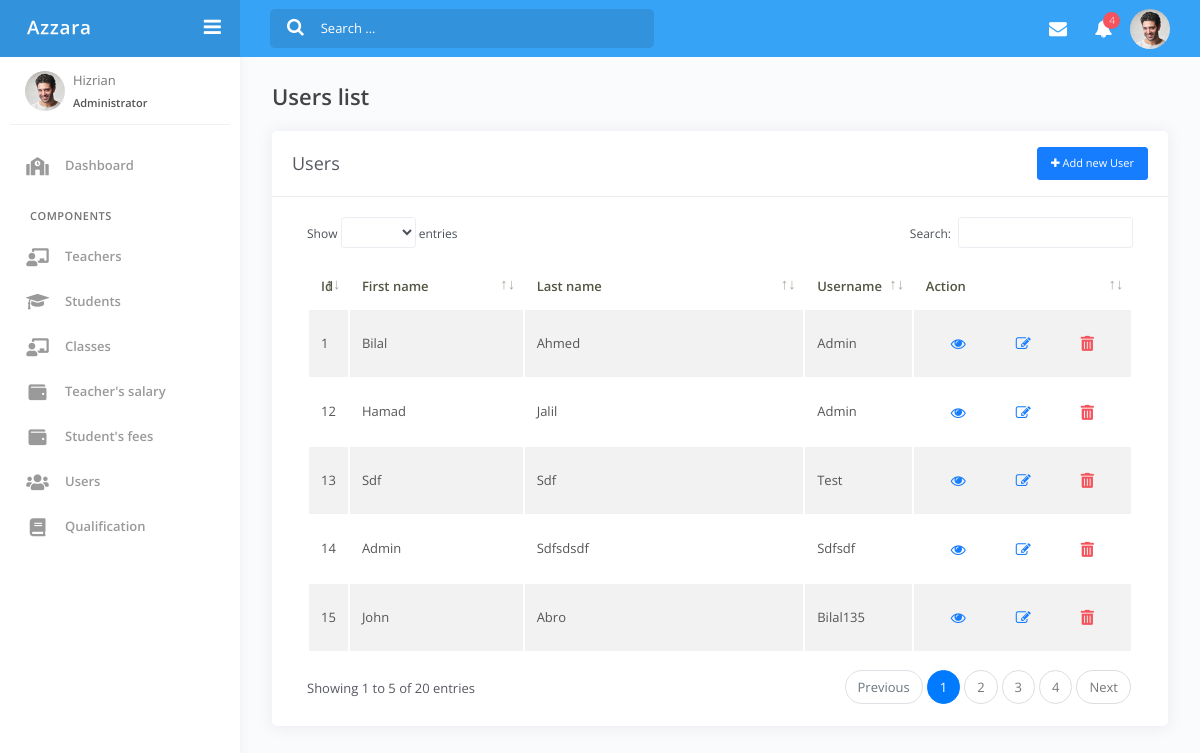
The page /users.php on the database its author committed.
### tables this page shows
CREATE TABLE `users` (
  `id` int(11) NOT NULL,
  `fname` varchar(255) NOT NULL,
  `lname` varchar(255) NOT NULL,
  `username` varchar(255) NOT NULL,
  `password` varchar(255) NOT NULL
);

### dbwork.php (called while the page is built, shortened)
<?php
  class Mydb{
    private $db_host = "localhost";
    private $db_user = "root";
    private $db_pass = "";
    private $db_name = "school_ms";
    public $conn = "";
    function __construct(){
      $this->conn = new mysqli($this->db_host, $this->db_user, $this->db_pass,$this->db_name) or die("Connection failed");
    }
    public function fetch_user(){
      $query = "SELECT * FROM `users`";
      $res = $this->conn->query($query);
      $i = 0;
      $data = array();
      while ($rows = $res->fetch_assoc()) {
        foreach ($rows as $key => $value) {
          $data[$i][$key] = $value;
        }
        $i++;
      }
      return $data;
    }
  }
  $obj = new Mydb();
?>

### users.php (the view, shortened to what this page needs)
<?php
	require "dbwork.php";
	$user = $obj->fetch_user();
?>
<!DOCTYPE html>
<html lang="en">
<?php require "head.php"; ?>
<body>
	<div class="wrapper">
		<?php require("navbar.php"); ?>
		<?php require("sidebar.php"); ?>
		<form action="process.php" method="POST">
		<div class="main-panel">
			<div class="content">
				<div class="page-inner">
					<div class="page-header">
						<h4 class="page-title">Users list</h4>
					</div>
					<div class="row">
						<div class="col-md-12">
							<div class="card">
								<div class="card-header">
									<div class="d-flex align-items-center">
										<h4 class="card-title">Users</h4>
										<a href="add_user.php" class="btn btn-primary btn-sm ml-auto"><i class="fa fa-plus"></i> Add new User </a>
									</div>
								</div>
								<div class="card-body">
									<div class="table-responsive customCLass">
										<table id="add-row" class="display table table-striped table-hover" >
											<thead>
												<tr>
													<th>Id</th>
                                                    <th>First name</th>
                                                    <th>Last name</th>
                                                    <th>Username</th>
													<th style="width: 10%">Action</th>
												</tr>
											</thead>
											<tbody>
												<?php foreach ($user as $key => $value) { ?>
												<tr>
													<td><?php echo ucfirst ($value['id'])?></td>
													<td><?php echo ucfirst ($value['fname'])?></td>
                                                    <td><?php echo ucfirst ($value['lname'])?></td>
                                                    <td><?php echo ucfirst ($value['username'])?></td>
													<td>
														<div class="form-button-action">
															<a href="view_user.php?id=<?php echo $value['id']?>" class="btn btn-link btn-primary btn-lg" value="view_user" data-original-title="view">
																<i class="fa fa-eye" aria-hidden="true"></i>
												            </a>
															<a href="update_user.php?id=<?php echo $value['id']?>" class="btn btn-link btn-primary btn-lg" data-original-title="Edit">
																<i class="fa fa-edit"></i>
												            </a>
															<a href="process.php?id=<?php echo $value['id']?>&submit_btn=delete_user" type="button" class="btn btn-link btn-danger btn-lg" data-original-title="Remove">
															<i class="fas fa-trash-alt"></i>
												            </a>
														</div>
													</td>
												</tr>
											<?php }?>
											</tbody>
										</table>
									</div>
								</div>
							</div>
						</div>
					</div>
				</div>
			</div>
		</div>
		</form>
	</div>
</body>
</html>

### head.php (style rules this page uses)
body { overflow-y: scroll; }

### rows shown on the page
users: id "1", fname "Bilal", lname "Ahmed", username "Admin"
users: id "12", fname "Hamad", lname "Jalil", username "Admin"
users: id "13", fname "Sdf", lname "Sdf", username "Test"
users: id "14", fname "Admin", lname "Sdfsdsdf", username "Sdfsdf"
users: id "15", fname "John", lname "Abro", username "Bilal135"
